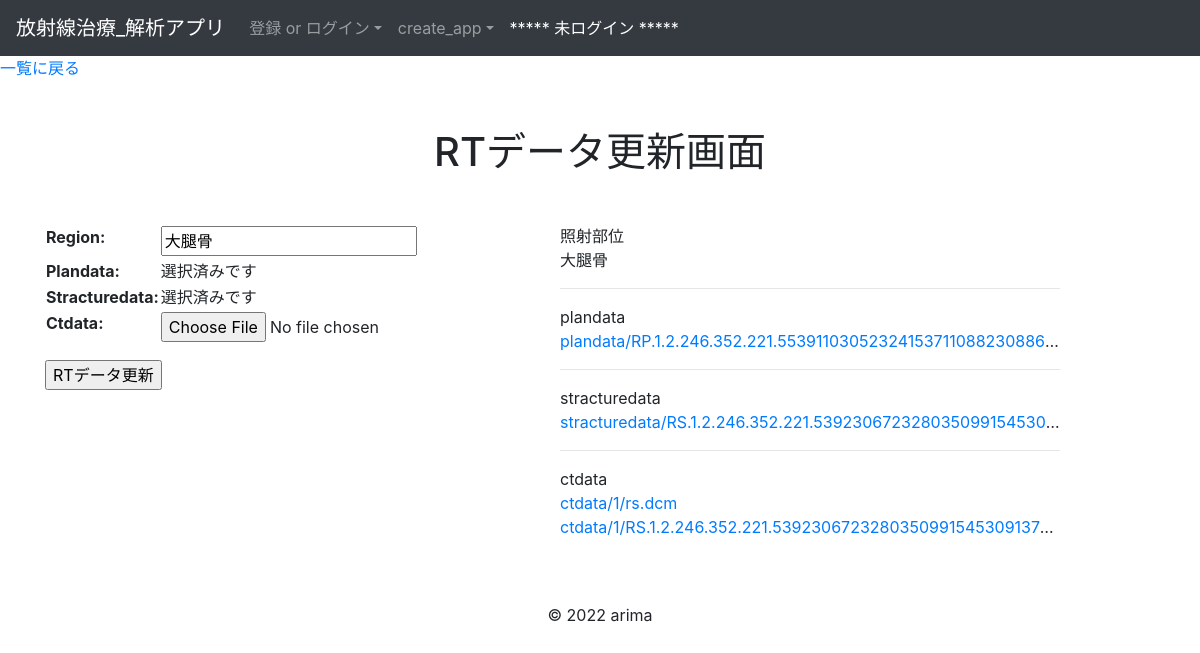
The app's page /analytics/edit_rtdata/1 with its own data.
### analytics/models.py (models this page shows, shortened)
class BaseModel(models.Model):
    create_at = models.DateTimeField()
    update_at = models.DateTimeField()
    class Meta:
        abstract = True #Tableとして作成されないようにする

class Rtdatas(BaseModel):
    region = models.CharField(max_length=10)
    user = models.ForeignKey(
        'accounts.Users', on_delete=models.CASCADE
    )
    objects = RtdatasManager()
    class Meta:
        db_table = 'rtdata'
        verbose_name_plural = 'RTデータ'

class Plandatas(BaseModel):
    plandata = models.FileField(upload_to='plandata/')
    rtdata = models.OneToOneField(
        Rtdatas,
        on_delete=models.CASCADE,
        primary_key=True
    )
    objects = PlandatasManager()
    class Meta:
        db_table = 'plandatas'
        verbose_name_plural = 'プランデータ'

class Stracturedatas(BaseModel):
    stracturedata = models.FileField(upload_to='stracturedata/')
    rtdata = models.OneToOneField(
        Rtdatas,
        on_delete=models.CASCADE,
        primary_key=True
    )
    objects = StracturedatasManager()
    class Meta:
        db_table = 'stracturedatas'
        verbose_name_plural = 'ストラクチャデータ'

class Ctdatas(BaseModel):
    rtdata  = models.ForeignKey(
        'Rtdatas', on_delete=models.CASCADE
    )
    def file_upload_path(instance, filename):
        ext = filename
        new_name = instance.rtdata.id
        return f'ctdata/{new_name}/{ext}'
    ctdata = models.FileField(upload_to=file_upload_path)
    objects = CtdatasManager()
    class Meta:
        db_table = 'ctdatas'
        verbose_name_plural = 'CTデータ'

### analytics/views.py (the view, shortened to what this page needs)
# urls.py: path('edit_rtdata/<int:pk>', RtdataUpdateView.as_view(), name='edit_rtdata'),
class RtdataUpdateView(SuccessMessageMixin, UpdateView):
    model = Rtdatas
    template_name = 'analytics/update_rtdata.html'
    form_class = forms.UpdateRtdataForm
    success_message = '更新に成功しました'
    def get_context_data(self, **kwargs):
        context = super().get_context_data(**kwargs)
        plandata_form = forms.PlandataUploadForm()
        plandata = Plandatas.objects.filter_by_rtdata(rtdata=self.object)
        stracturedata_form = forms.StracturedataUploadForm()
        stracturedata =  Stracturedatas.objects.filter_by_rtdata(rtdata=self.object)
        ctdata_form = forms.CtdataUploadForm()
        ctdata =  Ctdatas.objects.filter_by_rtdata(rtdata=self.object)
        rtdata = Rtdatas.objects.get(id=self.object.id)
        context['rtdata'] = rtdata
        context['plandata'] = plandata
        context['plandata_form'] = plandata_form
        context['stracturedata'] = stracturedata
        context['stracturedata_form'] = stracturedata_form
        context['ctdata'] = ctdata
        context['ctdata_form'] = ctdata_form
        return context

### analytics/forms.py (shortened to what this page needs)
class UpdateRtdataForm(forms.ModelForm):
    class Meta:
        model = Rtdatas
        fields = ['region',]

class PlandataUploadForm(forms.ModelForm):
    plandata = forms.FileField(required=False)
    class Meta:
        model = Plandatas
        fields = ['plandata',]

### analytics/models.py (called while the page is built)
    def filter_by_rtdata(self, rtdata):
        return self.filter(rtdata=rtdata).all()

    def filter_by_rtdata(self, rtdata):
        return self.filter(rtdata=rtdata).all()

    def filter_by_rtdata(self, rtdata):
        return self.filter(rtdata=rtdata).all()

### templates/analytics/update_rtdata.html (shortened to what this page needs)
{% extends "base.html" %}
{% block content %}
  <a href="{% url 'analytics:list_rtdatas'%}">一覧に戻る</a>
<div class="container">
  <h1 class="text-center my-5">RTデータ更新画面</h1>
  <div class="row">
    <div class="col-5">
      <form method="POST" enctype='multipart/form-data'>
        <table>
          {{ form.as_table }}
          {% if object.plandatas.plandata == "" %}
            {{ plandata_form.as_table }}
          {% else%}
            <tr><th>Plandata:</th><td>選択済みです</td></tr>
          {% endif %}
          {% if object.stracturedatas.stracturedata == "" %}
            {{ stracturedata_form.as_table }}
          {% else%}
            <tr><th>Stracturedata:</th><td>選択済みです</td></tr>
          {% endif %}
          {{ ctdata_form.as_table }}
        </table>
        <input type="submit" value="RTデータ更新" class='mt-3'>
      </form>
    </div>
    <div class="col-6">
      <table class="text-truncate">
        <ul>
          <li class="text-truncate">照射部位<br>
            {{object.region}}
          </li><hr>
          <li class="text-truncate">plandata<br>
            <a href="{% url 'analytics:delete_plandata' pk=rtdata.id %}" onclick="return confirm('データを削除します。よろしいですか？')">{{ object.plandatas.plandata }}</a>
          </li><hr>
          <li class="text-truncate">stracturedata<br>
            <a href="{% url 'analytics:delete_stracturedata' pk=rtdata.id %}" onclick="return confirm('データを削除します。よろしいですか？')">{{ object.stracturedatas.stracturedata }}</a>
          </li><hr>
          <li class="text-truncate">ctdata<br>
            {% for data in ctdata %}
              <a  href="{% url 'analytics:delete_ctdata' pk=data.id rtdata=rtdata.id %}" onclick="return confirm('データを削除します。よろしいですか？')"> {{ data.ctdata }}</a><br>
            {% endfor %}
          </li>
        </ul>
      </table>
    </div>
  </div>
</div>
{% endblock %}

### records on screen
Rtdatas: region "大腿骨", plandatas.plandata "plandata/RP.1.2.246.352.221.55391103052324153711088230886…", stracturedatas.stracturedata "stracturedata/RS.1.2.246.352.221.539230672328035099154530…"
Ctdatas: ctdata "ctdata/1/rs.dcm"
Ctdatas: ctdata "ctdata/1/RS.1.2.246.352.221.5392306723280350991545309137…"
